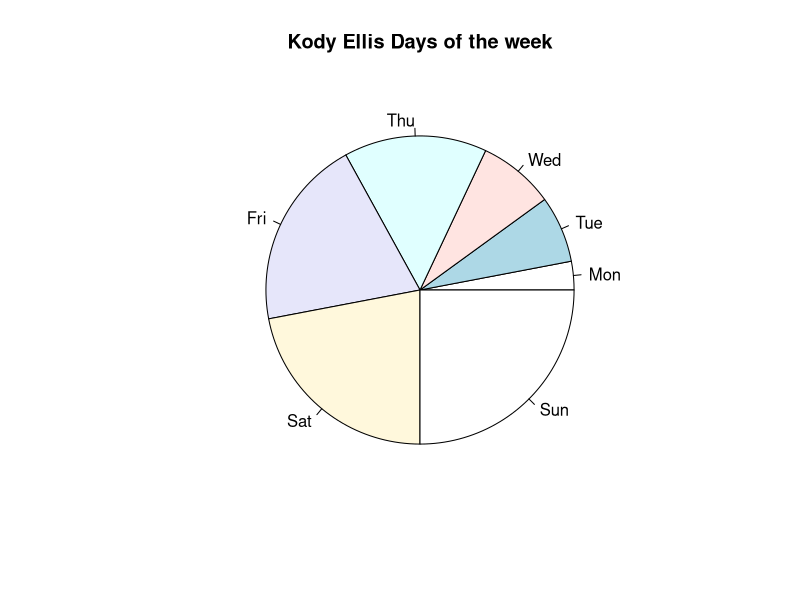

Recreate this plot in R.
pdf("kody Ellis R Final dayvec pie chart.pdf",width=800,height=800)
dayvec <- c(3,7,8,15,20,22,25)
day_label <- c("Mon", "Tue","Wed","Thu","Fri","Sat","Sun")
pie(dayvec,
    main = "Kody Ellis Days of the week", 
    color = rainbow(length(dayvec)),
    labels = day_label,
)
dev.off()